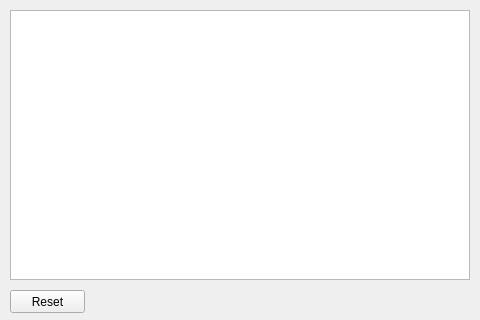
<?xml version="1.0" encoding="UTF-8"?>
<ui version="4.0">
 <class>TableViewTest</class>
 <widget class="QWidget" name="TableViewTest">
  <property name="geometry">
   <rect>
    <x>0</x>
    <y>0</y>
    <width>480</width>
    <height>320</height>
   </rect>
  </property>
  <property name="sizePolicy">
   <sizepolicy hsizetype="Minimum" vsizetype="Fixed">
    <horstretch>0</horstretch>
    <verstretch>0</verstretch>
   </sizepolicy>
  </property>
  <property name="windowTitle">
   <string>Form</string>
  </property>
  <widget class="QTableView" name="tableView">
   <property name="geometry">
    <rect>
     <x>10</x>
     <y>10</y>
     <width>460</width>
     <height>270</height>
    </rect>
   </property>
  </widget>
  <widget class="QPushButton" name="pushButton">
   <property name="geometry">
    <rect>
     <x>10</x>
     <y>290</y>
     <width>75</width>
     <height>23</height>
    </rect>
   </property>
   <property name="text">
    <string>Reset</string>
   </property>
  </widget>
 </widget>
 <resources/>
 <connections/>
</ui>
